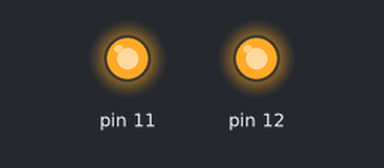
Simulated run of this sketch. Board: Arduino Uno, built with avr-gcc and run on an emulated ATmega328P. Parts: output pins drawn as LEDs (lit = HIGH).

Above: at 5.0 s.
At 10.5 s:
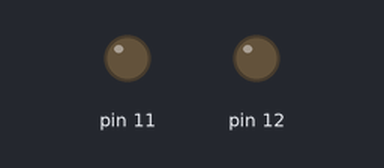
Timing chart, 0 to 14.3 s (numbered marks = the images above):
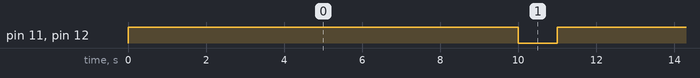

Measured:
- by itself, pin 11, pin 12: alternates HIGH for 10.0 s and LOW for 1.0 s

The sketch:

task3_linked.ino
```cpp
void setup() {
  // set pins 11 and 12 as outputs
  pinMode(12, OUTPUT);
  pinMode(11, OUTPUT);
}

void loop() {
  // turn pins 11 and 12 on, wait 10 seconds, turn them off, wait 1 second
  digitalWrite(12, HIGH);
  digitalWrite(11, HIGH);
  delay(10000);
  digitalWrite(12, LOW);
  digitalWrite(11, LOW);
  delay(1000);
}
```
